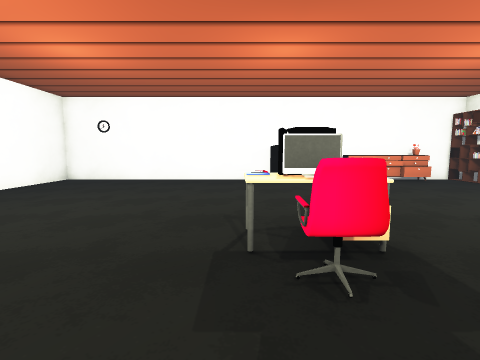
[1] (above)

13 first-person views from a walk through a 3-D level made in the Unity game engine. The camera is 1.3 m above the floor, tilts 6° down and sees 85° across. Doors are open. The floor is counted in squares, 1 m on a side. Each view is taken from the middle of a square. On the plan, view 1 faces up. The plan holds only what a view shows up to about 13 squares ahead; the rest is blank. The place goes on beyond the plan. Some surface patterns are stand-ins.

[2]
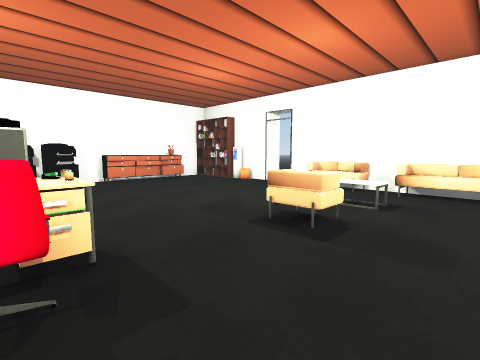

[3]
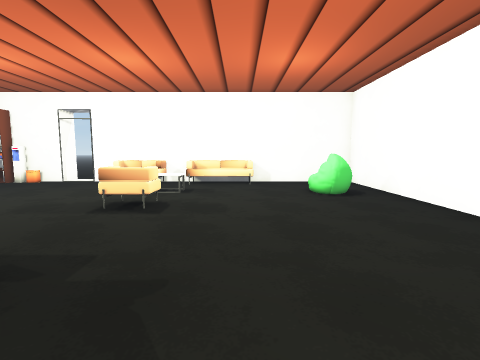

[4]
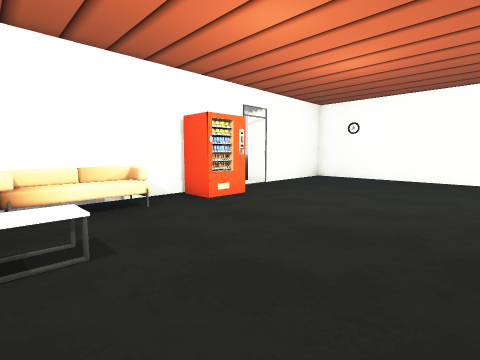

[5]
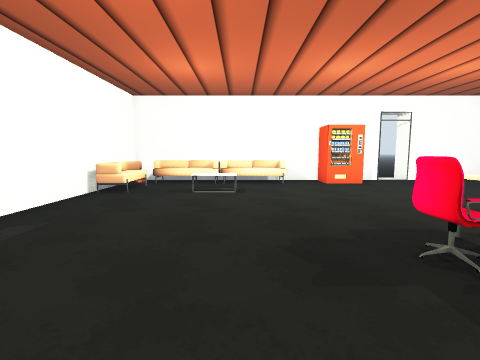

[6]
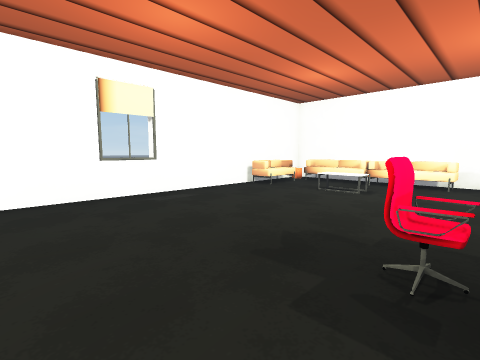

[7]
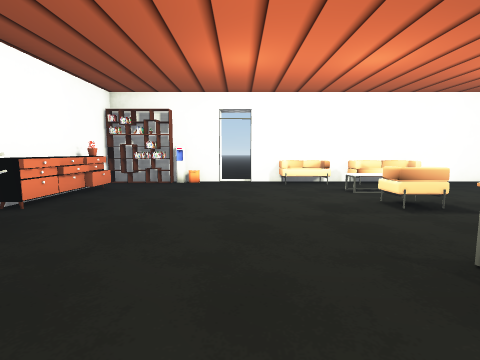

[8]
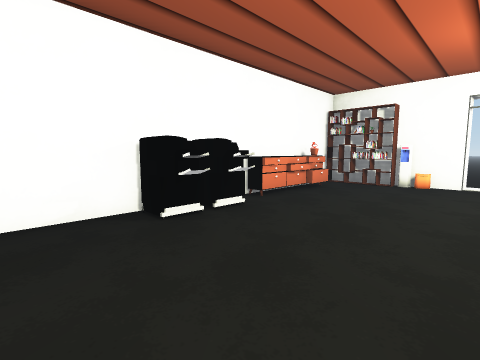

[9]
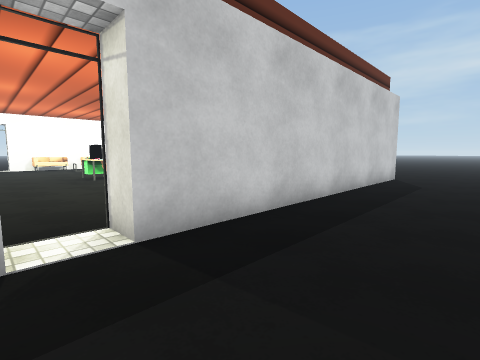

[10]
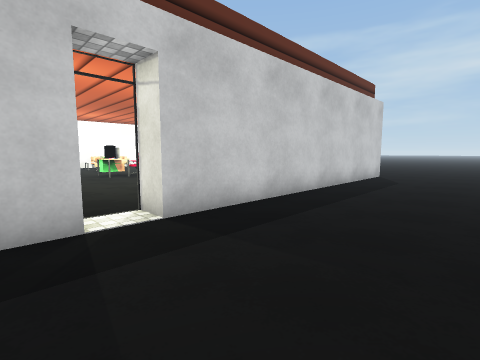

[11]
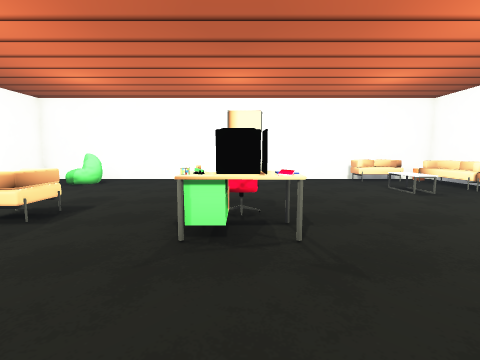

[12]
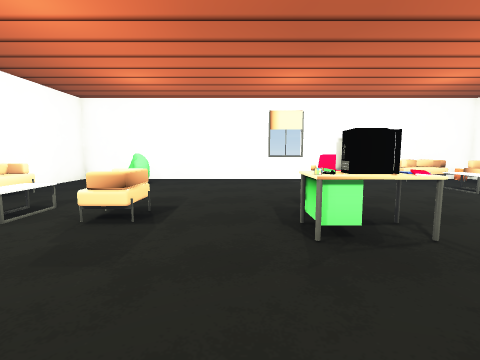

[13]
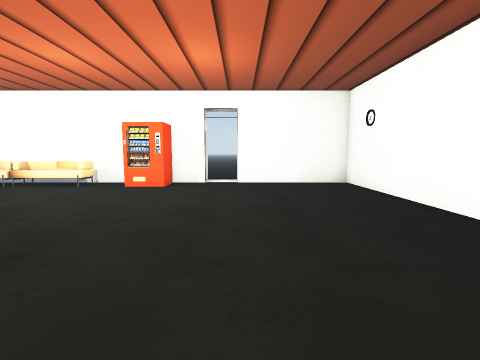

### Floor plan
Points are (right, up) in squares from view 1. A wall is a line through its corners. A room is listed if a view was taken in it or the views show most of it. See-through windows are left out.
Room 1 (views 1, 2, 3, 4, 5, 6, 7, 8, 11, 12, 13)
walls: (-8.3, 3.5) (-8.3, 2.4); (-8.3, 6.5) (-8.3, 5.5); (10.7, 7.9) (10.7, 12.7); (-8.3, -3.4) (-8.3, -4.9) (10.7, -4.9) (10.7, 6.6); (10.2, 12.7) (-8.3, 12.7) (-8.3, 7.9)
ways out: open door at (-8, 7) to room 2; open door at (11, 7.5) to room 2
objects: sofa (-8, -4) to (-7, -1); sofa (-8, 0) to (-7, 2); other object (-8, 4) to (-7, 5); sofa (-6, -4) to (-4, -4); table (-5, -1) to (-5, 0); desk (0, 3) to (0, 4); chair (1, 2) to (1, 3); computer (1, 4); desk (2, 3); other object (2, 4); other object (2, 5); printer (2, 11) to (2, 12); other object (3, 4); printer (3, 11) to (4, 12); sofa (5, 2) to (6, 3); cabinet (5, 12); cabinet (6, 12) to (7, 12); other object (7, -3) to (8, -2); table (7, 2) to (8, 3); cabinet (8, 12); sofa (10, 0) to (10, 2); sofa (10, 3) to (10, 5); bookshelf (10, 10) to (10, 12)
Room 2 (views 9, 10)
walls: (11.7, 7.9) (10.7, 7.9); (-8.3, 7.9) (-9.4, 7.9) (-9.4, 8.9); (-9.4, -6.4) (-9.4, 6.5) (-8.3, 6.5)
ways out: open door at (-8, 7) to room 1; open door at (11, 7.5) to room 1

Where each view was taken, in squares from view 1:
view 1: 0 up, 0 right, facing up
view 2: 0 up, 1 right, facing up-right
view 3: 0 up, 1 left, facing right
view 4: 1 down, 1 left, facing up-left
view 5: 0 up, 4 right, facing left
view 6: 3 up, 4 right, facing down-left
view 7: 7 up, 1 left, facing right
view 8: 7 up, 1 left, facing up-right
view 9: 8 up, 13 left, facing down-right
view 10: 9 up, 14 left, facing down-right
view 11: 8 up, 1 right, facing down
view 12: 8 up, 3 right, facing down
view 13: 8 up, 3 right, facing left
